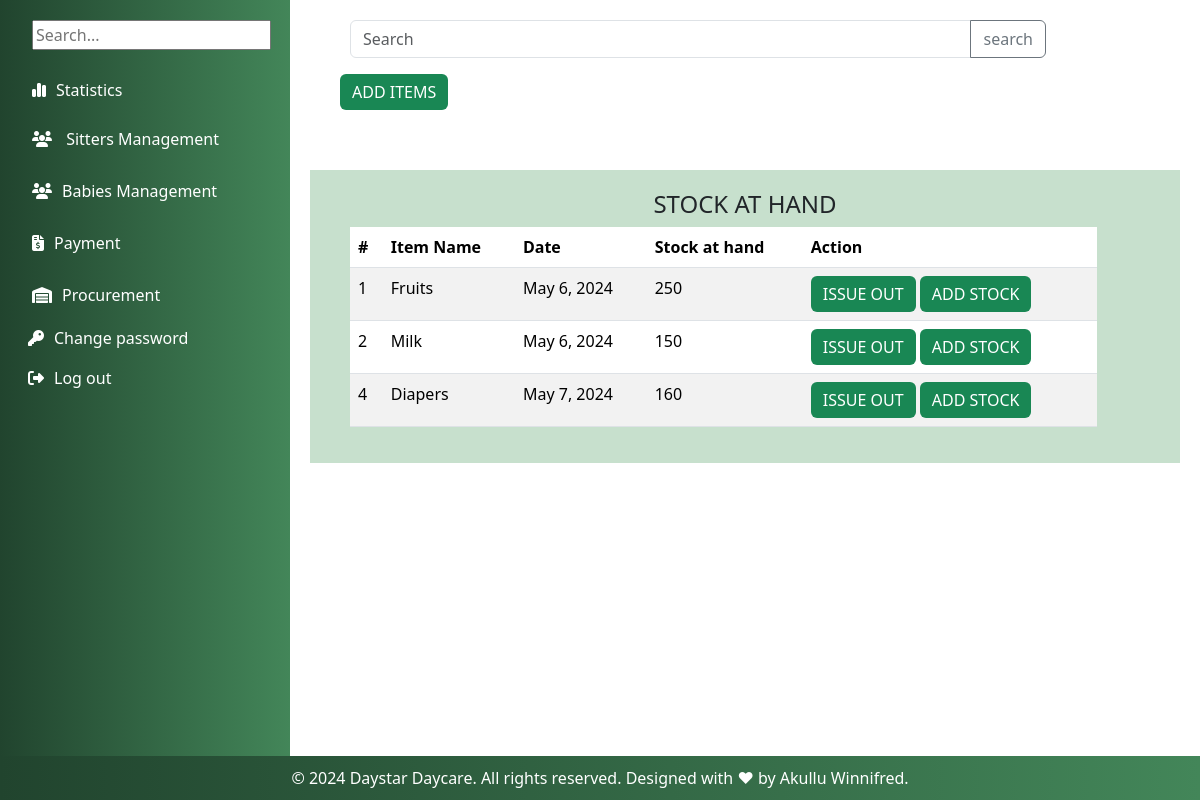
The app's page /allstock/ (signed in) with its own data.
### myapp/models.py (models this page shows, shortened)
class Inventory(models.Model):
    item_name = models.ForeignKey(Items, on_delete=models.CASCADE,null=True,blank=True)
    date_purchased = models.DateField(default=timezone.now)
    quantity_bought = models.IntegerField(default=0)
    amount_in_Ugx = models.IntegerField()
    quantity_issued_out = models.IntegerField(default=0)
    quantity_in_stock = models.IntegerField(default=0)
    stock_at_hand = models.IntegerField(default=0)
    def stock_at_hand(self):
        totalquantity = self.quantity_in_stock + self.quantity_bought
        return totalquantity

class Items(models.Model):
        name = models.CharField(max_length=50, null=True,blank=True)
        def __str__(self):
            return self.name

### myapp/views.py (the view)
# urls.py: path('allstock/',views.allstock,name='allstock'),
@login_required
def allstock(request):
    stocks = Inventory.objects.all()
    return render(request,'procurement/allstock.html',{'stocks':stocks})

### myapp/templates/procurement/allstock.html (shortened to what this page needs)
{% extends 'base.html' %}
{% block content %}
<form method="GET" action="{% url 'search_babies' %}" class="mb-3">
    <div class="input-group" style="margin-left: 40px; width: 80%; margin-bottom: 10px; border: 20px border-color:#337357">
    <input type="text" class="form-control" placeholder="Search" name="search_query">
    <button class="btn btn-outline-secondary" type="submit"> search</button>
    </div>
</form>
<button class= "btn btn-primary bg bg-success" type="submit" style="border: none; margin-left: 30px;"><a href="{% url 'adding' %}" style="color: white; text-decoration: none;">ADD ITEMS</a></button>
<div class="container">
    <h4 class="text-center">STOCK AT HAND</h4>
    <table class="table table-striped" style="width: 90%; margin-left: 20px;">
        <thead>
            <tr>
                <th>#</th>
                <th>Item Name</th>
                <th>Date</th>
                <th>Stock at hand</th>
                <th>Action</th>
            </tr>
        </thead>
        <tbody>
            {% for each in stocks %}
            <tr>
                <td> {{each.id}}</td>
                <td> {{each.item_name}}</td>
                <td>{{each.date_purchased}}</td>
                <td>{{each.stock_at_hand}}</td>
                <td>
                    <button class= "btn btn-primary bg bg-success" type="submit" style="border: none;"><a href="{% url 'issuing' each.id %}" style="color: white; text-decoration: none;">ISSUE OUT</a></button>
                    <button class= "btn btn-primary bg bg-success" type="submit" style="border: none;"><a href="{% url 'inventory' each.id %}" style="color: white; text-decoration: none;">ADD STOCK</a></button>
                </td>
            </tr>
        {% endfor %}
    </tbody>
    </table>
</div>
</div>
{% endblock %}

### myapp/static/css/base.css (style rules this page uses)
body { min-height: 100vh; }

### myapp/templates/procurement/allstock.html (style rules this page uses)
.container { padding-top: 20px; margin-top: 60px; margin-bottom: 30px; max-width: 900px; background-color: rgba(153, 198, 165, 0.55); padding: 20px; }

### records on screen
Inventory: id "1", item_name "Fruits", date_purchased "May 6, 2024", stock_at_hand "250"
Inventory: id "2", item_name "Milk", date_purchased "May 6, 2024", stock_at_hand "150"
Inventory: id "4", item_name "Diapers", date_purchased "May 7, 2024", stock_at_hand "160"
